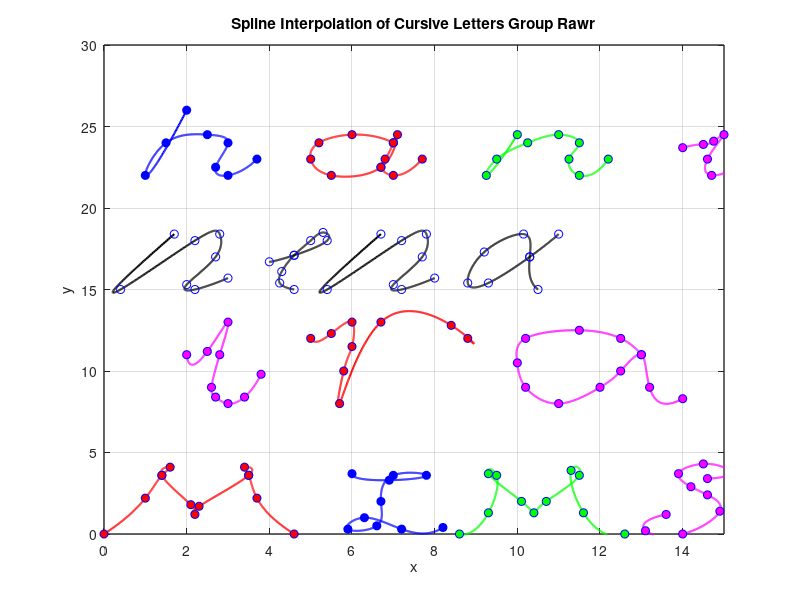

The MATLAB source for this figure:

%% MIMS
% data coordinates for letter 'M I M S'
x_m_1 = [0 1.0 1.4 1.6 1.4 2.1 2.2 2.3 3.5 3.4 3.5 3.7 4.6];
y_m_1 = [0 2.2 3.6 4.1 3.6 1.8 1.2 1.7 3.6 4.1 3.6 2.2 0.0];

x_i_3 = [6.0 6.9 7.8 7.0 6.7 6.6 5.9 6.3 7.2 8.2];
y_i_3 = [3.7 3.3 3.6 3.6 2.0 0.5 0.3 1.0 0.3 0.4];

x_m_2 = [8.6 9.3 9.5 9.3 10.1 10.4 10.7 11.5 11.3 11.6 12.6];
y_m_2 = [0.0 1.3 3.6 3.7 2.0 1.3 2.0 3.6 3.9 1.3 0];

x_s = [14.6 15.1 14.5 13.9 14.2 14.6 14.9 14.0 13.1 13.6];
y_s = [3.4 3.9 4.3 3.7 2.9 2.4 1.4 0.0 0.2 1.2];

n_m_1 = length(x_m_1);
n_i_3 = length(x_i_3);
n_m_2 = length(x_m_2);
n_s = length(x_s);

% Parametric coordinate t for 'M I M S'
t_m_1 = 0:n_m_1-1;
t_i_3 = 0:n_i_3-1; 
t_m_2 = 0:n_m_2-1;
t_s = 0:n_s-1; 

% More dense coordinate tt for spline interpolation of 'M I M S'
tt_m_1 = 0:0.01:n_m_1-1; 
tt_i_3 = 0:0.01:n_i_3-1;
tt_m_2 = 0:0.01:n_m_2-1; 
tt_s = 0:0.01:n_s-1;

% Compute spline interpolation for 'M I M S'
xx_m_1 = spline(t_m_1, x_m_1, tt_m_1);
yy_m_1 = spline(t_m_1, y_m_1, tt_m_1);

xx_i_3 = spline(t_i_3, x_i_3, tt_i_3);
yy_i_3 = spline(t_i_3, y_i_3, tt_i_3);

xx_m_2 = spline(t_m_2, x_m_2, tt_m_2);
yy_m_2 = spline(t_m_2, y_m_2, tt_m_2);

xx_s = spline(t_s, x_s, tt_s);
yy_s = spline(t_s, y_s, tt_s);

% Plot settings
figure(1)
plot(xx_m_1, yy_m_1, 'red', 'LineWidth', 1.5) 
hold on
plot(x_m_1, y_m_1, 'bo', 'MarkerFaceColor', 'red') 

plot(xx_i_3, yy_i_3, 'b', 'LineWidth', 1.5) 
plot(x_i_3, y_i_3, 'bo', 'MarkerFaceColor', 'blue') 

plot(xx_m_2, yy_m_2, 'green', 'LineWidth', 1.5) 
plot(x_m_2, y_m_2, 'bo', 'MarkerFaceColor', 'green') 

plot(xx_s, yy_s, 'magenta', 'LineWidth', 1.5) 
plot(x_s, y_s, 'bo', 'MarkerFaceColor', 'magenta') 


%% IRA
% data coordinates for letter 'I'
x_i_4 = [2 2.5 3.0 2.8 2.6 2.7 3.0 3.4 3.8];
y_i_4 = [11 11.2 13.0 11 9 8.4 8 8.4 9.8];

% % data coordinates for letter 'R'
x_r = [5 5.5 6 6 5.8 5.7 6.7 8.4 8.8];
y_r = [12 12.3 13 11.5 10 8 13 12.8 12];


% data coordinates for letter 'A'
x_a_3 = [13 12.5 11.5 10.2 10 10.2 11 12 12.5 13 13.2 14];
y_a_3 = [11 12 12.5 12 10.5 9 8 9 10 11 9 8.3];


n_i_4 = length(x_i_4);
n_r = length(x_r);
n_a_3 = length(x_a_3);

t_i_4 = 0:n_i_4-1;
t_r = 0:n_r-1;
t_a_3 = 0:n_a_3-1; 

tt_i_4 = 0:0.01:n_i_4-1; 
tt_r = 0:0.01:n_r-1; 
tt_a_3 = 0:0.01:n_a_3-1;

% Compute spline interpolation for 'I'
xx_i_4 = spline(t_i_4, x_i_4, tt_i_4);
yy_i_4 = spline(t_i_4, y_i_4, tt_i_4);

% Compute spline interpolation for 'R'
xx_r = spline(t_r, x_r, tt_r);
yy_r = spline(t_r, y_r, tt_r);

% Compute spline interpolation for 'A'
xx_a_3 = spline(t_a_3, x_a_3, tt_a_3);
yy_a_3 = spline(t_a_3, y_a_3, tt_a_3);


% Plot settings
figure(1)
plot(xx_i_4, yy_i_4, 'magenta', 'LineWidth', 1.5) 
hold on
plot(x_i_4, y_i_4, 'bo', 'MarkerFaceColor', 'magenta') 

plot(xx_r, yy_r, 'red', 'LineWidth', 1.5) 
plot(x_r, y_r, 'bo', 'MarkerFaceColor', 'red') 

plot(xx_a_3, yy_a_3, 'magenta', 'LineWidth', 1.5) 
plot(x_a_3, y_a_3, 'bo', 'MarkerFaceColor', 'magenta') 

%% ---------------------------------------- nina ----------------------------------------
% n_2
x_n_2 = [1.7 0.4 2.2 2.8 2.7 2 2.2 3];
y_n_2 = [18.4 15 18 18.4 17 15.3 15 15.7];

% i_2
x_i_2 = [4 4.6 5.4 5.3 5 4.6 4.3 4.25 4.6];
y_i_2 = [16.7 17.1 18 18.5 18 17.1 16.1 15.4 15];

% n_3
x_n_3 = [6.7 5.4 7.2 7.8 7.7 7 7.2 8];
y_n_3 = [18.4 15 18 18.4 17 15.3 15 15.7];

% a
x_a_2 = [11 10.3 9.3 8.8 9.2 10.15 10.3 10.5];
y_a_2 = [18.4 17 15.4 15.4 17.3 18.4 17 15];

n_n_2 = length(x_n_2); 
n_i_2 = length(x_i_2); 
n_n_3 = length(x_n_3); 
n_a_2 = length(x_a_2);

t_n_2 = 0:n_n_2-1; 
t_i_2 = 0:n_i_2-1; 
t_n_3 = 0:n_n_3-1; 
t_a_2 = 0:n_a_2-1;

tt_n_2 = 0:0.01:n_n_2-1; 
tt_i_2 = 0:0.01:n_i_2-1; 
tt_n_3 = 0:0.01:n_n_3-1; 
tt_a_2 = 0:0.01:n_a_2-1;

xx_n_2 = spline(t_n_2, x_n_2, tt_n_2);
xx_i_2 = spline(t_i_2, x_i_2, tt_i_2);
xx_n_3 = spline(t_n_3, x_n_3, tt_n_3);
xx_a_2 = spline(t_a_2, x_a_2, tt_a_2);

yy_n_2 = spline(t_n_2, y_n_2, tt_n_2);
yy_i_2 = spline(t_i_2, y_i_2, tt_i_2);
yy_n_3 = spline(t_n_3, y_n_3, tt_n_3);
yy_a_2 = spline(t_a_2, y_a_2, tt_a_2);

figure(1)
plot(xx_n_2, yy_n_2, 'k', 'LineWidth', 1.5)
hold on
plot(x_n_2, y_n_2, 'bo')

plot(xx_i_2, yy_i_2, 'k', 'LineWidth', 1.5)
plot(x_i_2, y_i_2, 'bo')

plot(xx_n_3, yy_n_3, 'k', 'LineWidth', 1.5)
plot(x_n_3, y_n_3, 'bo')

plot(xx_a_2, yy_a_2, 'k', 'LineWidth', 1.5)
plot(x_a_2, y_a_2, 'bo')

%% HANI --------------------------------------------------------------------------------------

% data coordinates for letter 'H'
x_h = [2.0 1.0 1.5 2.5 3.0 2.7 3.0 3.7];
y_h = [26 22 24 24.5 24 22.5 22 23];

% % data coordinates for letter 'A'
x_a_1 = [7.0 6.0 5.2 5.0 5.5 6.7 7.1 7.0 6.8 6.7 7.0 7.7];
y_a_1 = [24 24.5 24 23 22 22.5 24.5 24 23 22.5 22 23];

% data coordinates for letter 'N'
x_n_1 = [10.0 9.25 9.5 10.25 11.0 11.5 11.25 11.5 12.2];
y_n_1 = [24.5 22 23 24 24.5 24 23 22 23];

% data coordinates for letter 'I'
x_i_1 = [14.0 14.5 14.75 15.0 14.6 14.7 15.6];
y_i_1 = [23.7 23.9 24.1 24.5 23 22 23];

n_h = length(x_h);
n_a_1 = length(x_a_1);
n_n_1 = length(x_n_1);
n_i_1 = length(x_i_1);

t_h = 0:n_h-1; 
t_a_1 = 0:n_a_1-1; 
t_n_1 = 0:n_n_1-1; 
t_i_1 = 0:n_i_1-1;

tt_h = 0:0.01:n_h-1; 
tt_a_1 = 0:0.01:n_a_1-1; 
tt_n_1 = 0:0.01:n_n_1-1; 
tt_i_1 = 0:0.01:n_i_1-1; 

% Compute spline interpolation for 'H'
xx_h = spline(t_h, x_h, tt_h);
yy_h = spline(t_h, y_h, tt_h);

% Compute spline interpolation for 'A'
xx_a_1 = spline(t_a_1, x_a_1, tt_a_1);
yy_a_1 = spline(t_a_1, y_a_1, tt_a_1);

% Compute spline interpolation for 'N'
xx_n_1 = spline(t_n_1, x_n_1, tt_n_1);
yy_n_1 = spline(t_n_1, y_n_1, tt_n_1);

% Compute spline interpolation for 'I'
xx_i_1 = spline(t_i_1, x_i_1, tt_i_1);
yy_i_1 = spline(t_i_1, y_i_1, tt_i_1);

% Plot settings
figure(1)
plot(xx_h, yy_h, 'blue', 'LineWidth', 1.5) 
hold on
plot(x_h, y_h, 'bo', 'MarkerFaceColor', 'blue') 

plot(xx_a_1, yy_a_1, 'red', 'LineWidth', 1.5)
plot(x_a_1, y_a_1, 'bo', 'MarkerFaceColor', 'red')

plot(xx_n_1, yy_n_1, 'green', 'LineWidth', 1.5)
plot(x_n_1, y_n_1, 'bo', 'MarkerFaceColor', 'green')

plot(xx_i_1, yy_i_1, 'magenta', 'LineWidth', 1.5)
plot(x_i_1, y_i_1, 'bo', 'MarkerFaceColor', 'magenta') 

%% --------------------------------------------------------------------------------------
axis([0 15 0 30])
grid on
title('Spline Interpolation of Cursive Letters Group Rawr')
xlabel('x')
ylabel('y')
set(gca, 'FontSize', 10, 'LineWidth', 1)
grid on
